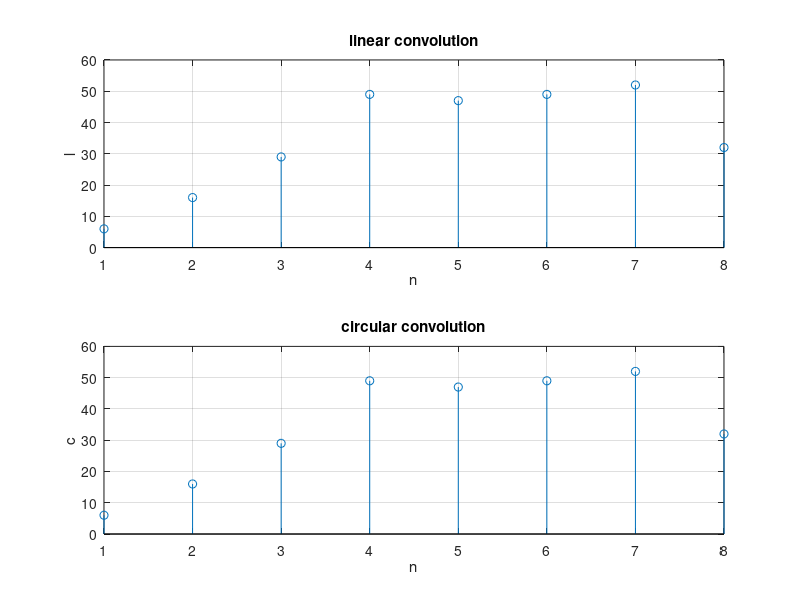

The MATLAB source for this figure:
clc;
clear all;
close all;
x=[6,4,3,7,8];
h=[1,2,3,4];
l=conv(x,h);
disp('linear convolution of x(n) and h(n) is= ');
disp(l);
subplot(2,1,1);stem(l);
title('linear convolution');
xlabel('n');
ylabel('l');
grid on;
c=cconv(x,h);
disp('circular convolution of x(n) and h(n) is= ');
disp(c);
subplot(2,1,2);
stem(c);
title('circular convolution');
xlabel('n');
ylabel('c');
grid on;
